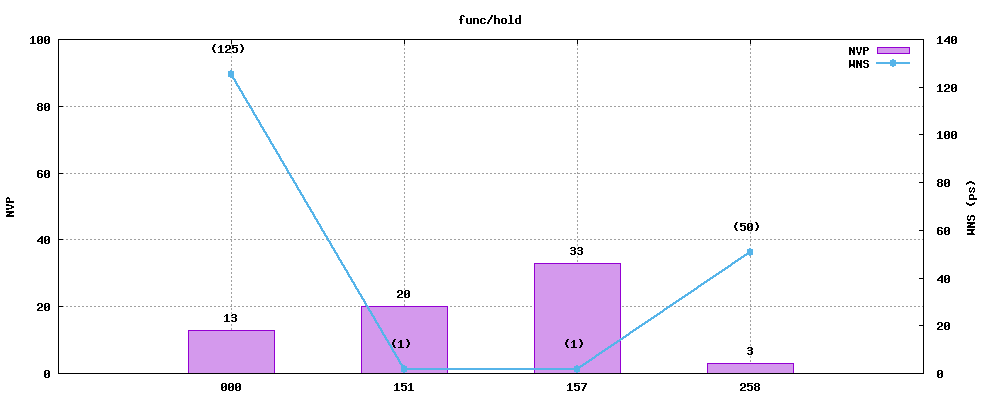

This figure's gnuplot source:
set title "GOLDEN-0122/uniq_end/func/hold"
set term png truecolor size 1000,400 medium
set output "uniq_end/func/hold.nvp_wns.png"
set style data histogram
set style histogram clustered gap 1
set style fill solid 0.4 border
set grid
set size 1,1
set yrange [0:100]
set ylabel "NVP"
set y2label "WNS (ps)"
set ytics nomirror
set y2tics
plot "uniq_end/func/hold.nvp_wns.dat" using 2:xticlabels(1) axis x1y1  title "NVP", \
     ""     using 0:2:2 with labels center offset 0,1 notitle, \
     ""     using 3:xticlabels(1) with linespoints lc 3 lw 2 pt 7 ps 1 axis x1y2  title "WNS", \
     ""     using 0:3:(sprintf("(%d)",$3)) with labels center offset -0.5,2 axis x1y2 notitle lc 3
